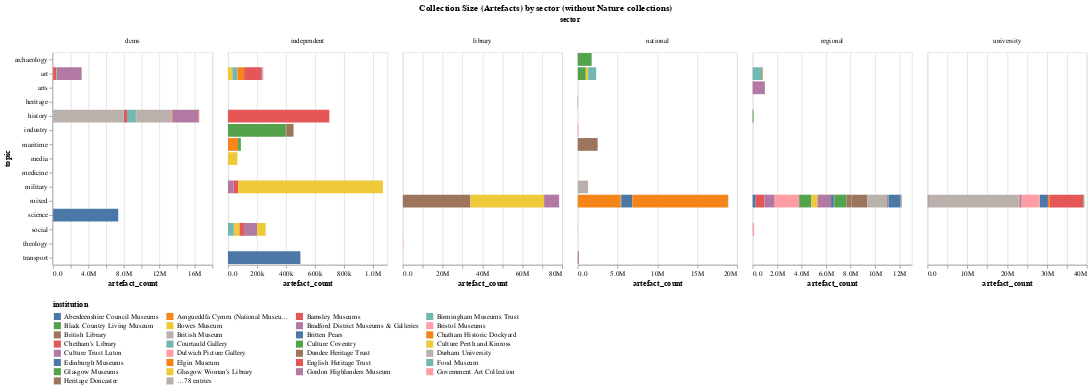

Notebook source saved alongside this figure:
### Markdown cell above
## Artefacts by sector (excluding specimen collections)

Showing the distribution of artefacts (a cultural heritage item of any type)
on different topic held in each sector, excluding nature collections.

### Code cell
title = alt.TitleParams('Collection Size (Artefacts) by sector (without Nature collections)', anchor='middle')
alt.Chart(artefacts_non_nature_df,title=title).mark_bar().encode(
    alt.Color('institution:N', legend=alt.Legend(orient='bottom',columns=4)),
    x='artefact_count:Q',
    tooltip=['institution', 'artefact_count'],
    y='topic:N',
    column='sector'
).properties(width=225).resolve_scale(x='independent').configure(numberFormat='.2s')

# Uncertainty of level 2 - would fall if any institution was certain abnout artefacts (by 1/num_institutions)

### Figure 1 — Vega-Lite specification as saved in the notebook (floating-point values rounded to 4 significant figures)
{"config": {"view": {"continuousWidth": 300, "continuousHeight": 300}, "numberFormat": ".2s"}, "data": {"name": "data-d1f32ef773e5d7ce571275c2cbabb600"}, "mark": {"type": "bar"}, "encoding": {"color": {"field": "institution", "legend": {"columns": 4, "orient": "bottom"}, "type": "nominal"}, "column": {"field": "sector", "type": "nominal"}, "tooltip": {"field": "institution", "type": "nominal"}, "x": {"field": "artefact_count", "type": "quantitative"}, "y": {"field": "topic", "type": "nominal"}}, "resolve": {"scale": {"x": "independent"}}, "title": {"text": "Collection Size (Artefacts) by sector (without Nature collections)", "anchor": "middle"}, "width": 225, "$schema": "https://vega.github.io/schema/vega-lite/v5.17.0.json", "datasets": {"data-d1f32ef773e5d7ce571275c2cbabb600": [{"institution": "Oxford University", "sector": "university", "type": "university", "topic": "mixed", "precision": "estimate", "artefact_count": 22530000}, {"institution": "University of Cambridge", "sector": "university", "type": "university", "topic": "mixed", "precision": "estimate", "artefact_count": 2000000}, {"institution": "Durham University", "sector": "university", "type": "university", "topic": "mixed", "precision": "estimate", "artefact_count": 106000}, {"institution": "University College London", "sector": "university", "type": "university", "topic": "mixed", "precision": "estimate", "artefact_count": 164000}, {"institution": "University of Manchester", "sector": "university", "type": "university", "topic": "mixed", "precision": "estimate", "artefact_count": 8560000}, {"institution": "King's College London", "sector": "university", "type": "university", "topic": "mixed", "precision": "estimate", "artefact_count": 200000}, {"institution": "University of Birmingham", "sector": "university", "type": "university", "topic": "mixed", "precision": "estimate", "artefact_count": 4500000}, {"institution": "Unversity of Warwick", "sector": "university", "type": "university", "topic": "mixed", "precision": "estimate", "artefact_count": 16000}, {"institution": "Manchester Metropolitan Unversity", "sector": "university", "type": "university", "topic": "mixed", "precision": "estimate", "artefact_count": 0}, {"institution": "Swansea University", "sector": "university", "type": "university", "topic": "mixed", "precision": "estimate", "artefact_count": 1700}, {"institution": "University of Brighton", "sector": "university", "type": "university", "topic": "mixed", "precision": "estimate", "artefact_count": 50000}, {"institution": "SOAS, University of London", "sector": "university", "type": "university", "topic": "mixed", "precision": "estimate", "artefact_count": 60000}, {"institution": "University of Aberdeen", "sector": "university", "type": "university", "topic": "mixed", "precision": "estimate", "artefact_count": 530000}, {"institution": "University of Bristol", "sector": "university", "type": "university", "topic": "mixed", "precision": "estimate", "artefact_count": 100000}, {"institution": "University of Leeds", "sector": "university", "type": "university", "topic": "mixed", "precision": "estimate", "artefact_count": 350000}, {"institution": "University of Sheffield", "sector": "university", "type": "university", "topic": "mixed", "precision": "estimate", "artefact_count": 30000}, {"institution": "University of St Andrews", "sector": "university", "type": "university", "topic": "mixed", "precision": "estimate", "artefact_count": 200000}, {"institution": "Royal College of Surgeons", "sector": "university", "type": "university", "topic": "medicine", "precision": "estimate", "artefact_count": 3500}, {"institution": "British Library", "sector": "library", "type": "library", "topic": "mixed", "precision": "estimate", "artefact_count": 33810000}, {"institution": "Chetham's Library", "sector": "library", "type": "library", "topic": "mixed", "precision": "estimate", "artefact_count": 121041}, {"institution": "Glasgow Woman's Library", "sector": "library", "type": "library", "topic": "mixed", "precision": "estimate", "artefact_count": 0}, {"institution": "Lambeth Palace Library", "sector": "library", "type": "library", "topic": "theology", "precision": "estimate", "artefact_count": 186200}, {"institution": "National Library of Wales", "sector": "library", "type": "library", "topic": "mixed", "precision": "estimate", "artefact_count": 7540000}, {"institution": "National Library of Scotland", "sector": "library", "type": "library", "topic": "mixed", "precision": "estimate", "artefact_count": 37000000}, {"institution": "Amgueddfa Cymru (National Museum Wales)", "sector": "national", "type": "museum", "topic": "mixed", "precision": "estimate", "artefact_count": 5319585}, {"institution": "Historic Royal Palaces", "sector": "national", "type": "building", "topic": "mixed", "precision": "estimate", "artefact_count": 60000}, {"institution": "National Football Museum", "sector": "national", "type": "museum", "topic": "mixed", "precision": "estimate", "artefact_count": 40000}, {"institution": "National Justice Museum", "sector": "national", "type": "museum", "topic": "mixed", "precision": "estimate", "artefact_count": 40000}, {"institution": "National Mining Museum Scotland", "sector": "national", "type": "museum", "topic": "industry", "precision": "estimate", "artefact_count": 100000}, {"institution": "National Museum of the Royal Navy", "sector": "national", "type": "museum", "topic": "maritime", "precision": "estimate", "artefact_count": 2500000}, {"institution": "National Museums NI", "sector": "national", "type": "museum", "topic": "mixed", "precision": "estimate", "artefact_count": 1400000}, {"institution": "National Museums Scotland", "sector": "national", "type": "museum", "topic": "mixed", "precision": "estimate", "artefact_count": 12000000}, {"institution": "National Tramway Museum", "sector": "national", "type": "museum", "topic": "mixed", "precision": "estimate", "artefact_count": 46690}, {"institution": "National Trust", "sector": "national", "type": "building", "topic": "art", "precision": "estimate", "artefact_count": 1000000}, {"institution": "National Trust for Scotland", "sector": "national", "type": "building", "topic": "art", "precision": "estimate", "artefact_count": 300000}, {"institution": "National Waterways Museum", "sector": "national", "type": "building", "topic": "transport", "precision": "estimate", "artefact_count": 150000}, {"institution": "Royal Collection Trust", "sector": "national", "type": "museum", "topic": "art", "precision": "estimate", "artefact_count": 1000000}, {"institution": "Government Art Collection", "sector": "national", "type": "museum", "topic": "art", "precision": "estimate", "artefact_count": 15000}, {"institution": "Historic Environment Scotland", "sector": "national", "type": "museum", "topic": "heritage", "precision": "estimate", "artefact_count": 41000}, {"institution": "People's History Museum", "sector": "national", "type": "museum", "topic": "social", "precision": "estimate", "artefact_count": 5680}, {"institution": "Portable Antiquities Scheme", "sector": "national", "type": "museum", "topic": "archaeology", "precision": "estimate", "artefact_count": 1751232}, {"institution": "Royal Air Force Museum", "sector": "national", "type": "museum", "topic": "military", "precision": "estimate", "artefact_count": 1300000}, {"institution": "Courtauld Gallery", "sector": "independent", "type": "gallery", "topic": "art", "precision": "estimate", "artefact_count": 33501}, {"institution": "Dulwich Picture Gallery", "sector": "independent", "type": "gallery", "topic": "art", "precision": "estimate", "artefact_count": 600}, {"institution": "Manchester Art Gallery", "sector": "independent", "type": "gallery", "topic": "art", "precision": "estimate", "artefact_count": 46000}, {"institution": "National Galleries Scotland", "sector": "independent", "type": "gallery", "topic": "art", "precision": "estimate", "artefact_count": 120000}, {"institution": "Bowes Museum", "sector": "independent", "type": "museum", "topic": "art", "precision": "estimate", "artefact_count": 30000}, {"institution": "Britten Pears", "sector": "independent", "type": "museum", "topic": "art", "precision": "estimate", "artefact_count": 1200}, {"institution": "Chatham Historic Dockyard", "sector": "independent", "type": "building", "topic": "maritime", "precision": "estimate", "artefact_count": 70000}, {"institution": "English Heritage Trust", "sector": "independent", "type": "building", "topic": "history", "precision": "estimate", "artefact_count": 700000}, {"institution": "Gordon Highlanders Museum", "sector": "independent", "type": "museum", "topic": "military", "precision": "estimate", "artefact_count": 40000}, {"institution": "Ironbridge Gorge Museum Trust", "sector": "independent", "type": "museum", "topic": "industry", "precision": "estimate", "artefact_count": 400000}, {"institution": "Jewish Museum London", "sector": "independent", "type": "museum", "topic": "social", "precision": "estimate", "artefact_count": 40000}, {"institution": "London Transport Museum", "sector": "independent", "type": "museum", "topic": "transport", "precision": "estimate", "artefact_count": 500000}, {"institution": "Manchester Jewish Museum", "sector": "independent", "type": "museum", "topic": "social", "precision": "estimate", "artefact_count": 31000}, {"institution": "Mary Rose Trust", "sector": "independent", "type": "museum", "topic": "maritime", "precision": "estimate", "artefact_count": 19000}, {"institution": "Media Archive for Central England (MACE)", "sector": "independent", "type": "archive", "topic": "media", "precision": "estimate", "artefact_count": 65000}, {"institution": "Food Museum", "sector": "independent", "type": "museum", "topic": "social", "precision": "estimate", "artefact_count": 40000}, {"institution": "Museum of Freemasonry", "sector": "independent", "type": "museum", "topic": "social", "precision": "estimate", "artefact_count": 90000}, {"institution": "Museum of Lead Mining", "sector": "independent", "type": "museum", "topic": "industry", "precision": "estimate", "artefact_count": 2572}, {"institution": "Museum of Scottish Railways", "sector": "independent", "type": "museum", "topic": "industry", "precision": "estimate", "artefact_count": 50000}, {"institution": "Paxton Trust", "sector": "independent", "type": "building", "topic": "art", "precision": "estimate", "artefact_count": 3754}, {"institution": "Pier Arts Centre", "sector": "independent", "type": "gallery", "topic": "art", "precision": "estimate", "artefact_count": 180}, {"institution": "Postal Museum", "sector": "independent", "type": "museum", "topic": "social", "precision": "estimate", "artefact_count": 60000}, {"institution": "Royal Artillery Museum", "sector": "independent", "type": "museum", "topic": "military", "precision": "estimate", "artefact_count": 30000}, {"institution": "Royal Engineers Museum", "sector": "independent", "type": "museum", "topic": "military", "precision": "estimate", "artefact_count": 1000000}, {"institution": "Royal Scottish Academy of Art & Architecture", "sector": "independent", "type": "museum", "topic": "art", "precision": "estimate", "artefact_count": 9000}, {"institution": "Aberdeenshire Council Museums", "sector": "regional", "type": "museum", "topic": "mixed", "precision": "estimate", "artefact_count": 250000}, {"institution": "Barnsley Museums", "sector": "regional", "type": "museum", "topic": "mixed", "precision": "estimate", "artefact_count": 711400}, {"institution": "Birmingham Museums Trust", "sector": "regional", "type": "museum", "topic": "art", "precision": "estimate", "artefact_count": 800000}, {"institution": "Black Country Living Museum", "sector": "regional", "type": "museum", "topic": "history", "precision": "estimate", "artefact_count": 80000}, {"institution": "Bradford District Museums & Galleries", "sector": "regional", "type": "museum", "topic": "mixed", "precision": "estimate", "artefact_count": 837837}, {"institution": "Bristol Museums", "sector": "regional", "type": "museum", "topic": "mixed", "precision": "estimate", "artefact_count": 2000000}, {"institution": "Culture Coventry", "sector": "regional", "type": "museum", "topic": "mixed", "precision": "estimate", "artefact_count": 1000000}, {"institution": "Culture Perth and Kinross", "sector": "regional", "type": "mixed", "topic": "mixed", "precision": "estimate", "artefact_count": 500000}, {"institution": "Culture Trust Luton", "sector": "regional", "type": "museum", "topic": "mixed", "precision": "estimate", "artefact_count": 1105051}, {"institution": "Dundee Heritage Trust", "sector": "regional", "type": "museum", "topic": "mixed", "precision": "estimate", "artefact_count": 0}, {"institution": "Elgin Museum", "sector": "regional", "type": "museum", "topic": "mixed", "precision": "estimate", "artefact_count": 36000}, {"institution": "Glasgow Museums", "sector": "regional", "type": "museum", "topic": "mixed", "precision": "estimate", "artefact_count": 1000000}, {"institution": "Heritage Doncaster", "sector": "regional", "type": "museum", "topic": "mixed", "precision": "estimate", "artefact_count": 406750}, {"institution": "Highland Folk Museum", "sector": "regional", "type": "museum", "topic": "social", "precision": "estimate", "artefact_count": 10000}, {"institution": "Leeds Museums & Galleries", "sector": "regional", "type": "museum", "topic": "mixed", "precision": "estimate", "artefact_count": 1300000}, {"institution": "Leicester Museums", "sector": "regional", "type": "museum", "topic": "mixed", "precision": "estimate", "artefact_count": 1500000}, {"institution": "Manchester Art Gallery", "sector": "regional", "type": "gallery", "topic": "art", "precision": "estimate", "artefact_count": 50000}, {"institution": "Edinburgh Museums", "sector": "regional", "type": "museum", "topic": "mixed", "precision": "estimate", "artefact_count": 220000}, {"institution": "Museums Northhumberland", "sector": "regional", "type": "museum", "topic": "mixed", "precision": "estimate", "artefact_count": 25000}, {"institution": "Northhampton Museums", "sector": "regional", "type": "museum", "topic": "mixed", "precision": "estimate", "artefact_count": 44024}, {"institution": "Orkney Museums", "sector": "regional", "type": "museum", "topic": "mixed", "precision": "estimate", "artefact_count": 100000}, {"institution": "Poole Museums", "sector": "regional", "type": "museum", "topic": "mixed", "precision": "estimate", "artefact_count": 50000}, {"institution": "Potteries Museum and Art Gallery", "sector": "regional", "type": "museum", "topic": "arts", "precision": "estimate", "artefact_count": 1000000}, {"institution": "Preston Park Museum & Grounds", "sector": "regional", "type": "museum", "topic": "social", "precision": "estimate", "artefact_count": 100000}, {"institution": "Ripon Museums", "sector": "regional", "type": "museum", "topic": "social", "precision": "estimate", "artefact_count": 9000}, {"institution": "Royal Albert Memorial Museum", "sector": "regional", "type": "museum", "topic": "mixed", "precision": "estimate", "artefact_count": 1000000}, {"institution": "Salisbury Museum", "sector": "regional", "type": "museum", "topic": "mixed", "precision": "estimate", "artefact_count": 100000}, {"institution": "Victoria & Albert Museum", "sector": "dcms", "type": "museum", "topic": "art", "precision": "estimate", "artefact_count": 2800000}, {"institution": "Science Museum Group", "sector": "dcms", "type": "museum", "topic": "science", "precision": "estimate", "artefact_count": 7360793}, {"institution": "Museum of the Home", "sector": "dcms", "type": "museum", "topic": "history", "precision": "estimate", "artefact_count": 40000}, {"institution": "Horniman Museum", "sector": "dcms", "type": "museum", "topic": "history", "precision": "estimate", "artefact_count": 350000}, {"institution": "Imperial War Museums", "sector": "dcms", "type": "museum", "topic": "history", "precision": "estimate", "artefact_count": 1000000}, {"institution": "National Gallery", "sector": "dcms", "type": "gallery", "topic": "art", "precision": "estimate", "artefact_count": 2626}, {"institution": "National Museums Liverpool", "sector": "dcms", "type": "museum", "topic": "history", "precision": "estimate", "artefact_count": 4000000}, {"institution": "National Portrait Gallery", "sector": "dcms", "type": "gallery", "topic": "art", "precision": "estimate", "artefact_count": 350000}, {"institution": "Royal Armouries", "sector": "dcms", "type": "museum", "topic": "history", "precision": "estimate", "artefact_count": 70000}, {"institution": "Royal Museums Greenwich", "sector": "dcms", "type": "museum", "topic": "history", "precision": "estimate", "artefact_count": 3000000}, {"institution": "Sir John Soane's Museum", "sector": "dcms", "type": "museum", "topic": "history", "precision": "estimate", "artefact_count": 52000}, {"institution": "Tate Gallery Group", "sector": "dcms", "type": "gallery", "topic": "art", "precision": "estimate", "artefact_count": 70000}, {"institution": "The Wallace Collection", "sector": "dcms", "type": "museum", "topic": "art", "precision": "estimate", "artefact_count": 5637}, {"institution": "British Museum", "sector": "dcms", "type": "museum", "topic": "history", "precision": "estimate", "artefact_count": 8000000}]}}
